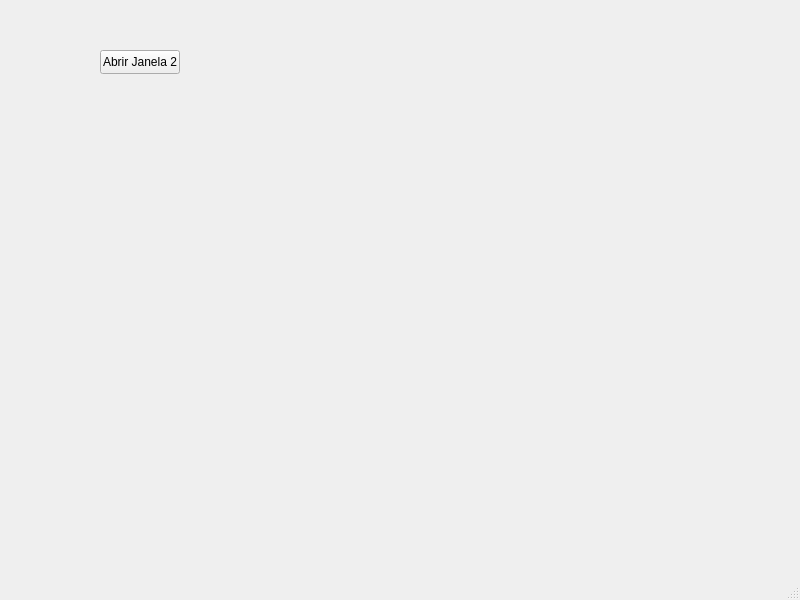
<?xml version="1.0" encoding="UTF-8"?>
<ui version="4.0">
 <class>MainWindow</class>
 <widget class="QMainWindow" name="MainWindow">
  <property name="geometry">
   <rect>
    <x>0</x>
    <y>0</y>
    <width>800</width>
    <height>600</height>
   </rect>
  </property>
  <property name="windowTitle">
   <string>MainWindow</string>
  </property>
  <widget class="QWidget" name="centralwidget">
   <widget class="QPushButton" name="pushButton">
    <property name="geometry">
     <rect>
      <x>100</x>
      <y>50</y>
      <width>80</width>
      <height>24</height>
     </rect>
    </property>
    <property name="text">
     <string>Abrir Janela 2</string>
    </property>
   </widget>
  </widget>
  <widget class="QMenuBar" name="menubar">
   <property name="geometry">
    <rect>
     <x>0</x>
     <y>0</y>
     <width>800</width>
     <height>21</height>
    </rect>
   </property>
  </widget>
  <widget class="QStatusBar" name="statusbar"/>
 </widget>
 <resources/>
 <connections/>
</ui>
